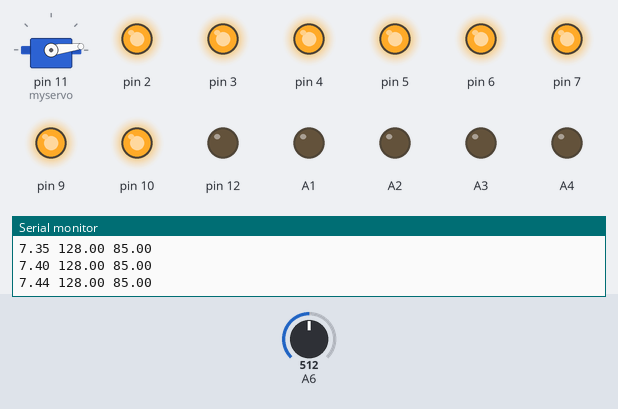
This sketch was run on a simulated Arduino Nano, built with avr-gcc and run on an emulated ATmega328P. Parts: servo, output pins drawn as LEDs (lit = HIGH), the last lines printed to the serial monitor. The inputs (shaded band) are chosen by the test bench; at power-on: A6 = 512.

Above: at 1.2 s.
1.3 s: A6 set to 306
At 4.2 s:
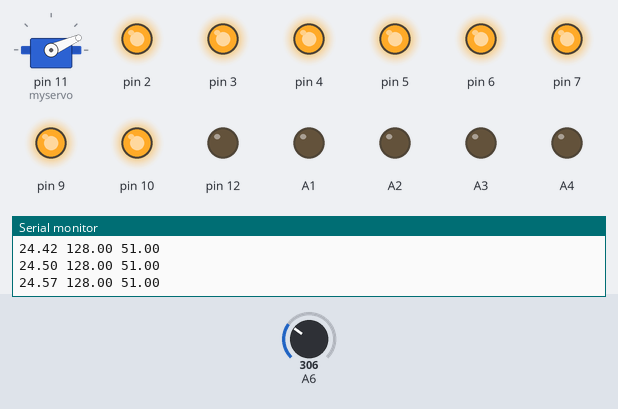
4.3 s: A6 set to 0
At 5.77 s:
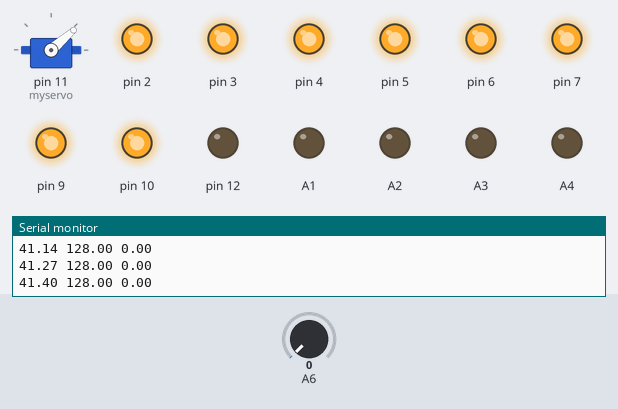
7.3 s: A6 set to 1023
10.3 s: A6 set to 122
At 13.03 s:
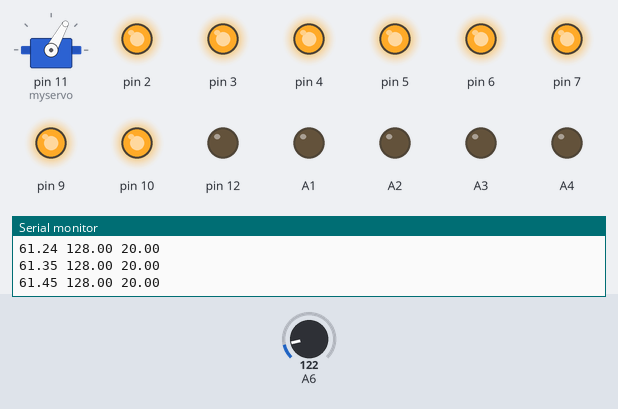
Timing chart, 0 to 26.7 s (numbered marks = the images above; inputs shaded):
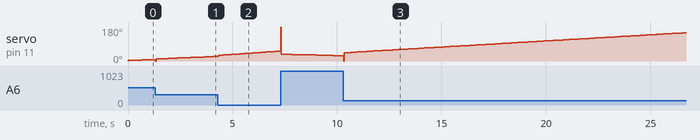

The sketch:

test_stend.ino
```cpp
#include <Servo.h>

Servo myservo;

void setup()
{
  pinMode(2, OUTPUT);
  pinMode(3, OUTPUT);
  pinMode(4, OUTPUT);
  pinMode(5, OUTPUT);
  pinMode(6, OUTPUT);
  pinMode(7, OUTPUT);
  pinMode(9, OUTPUT);
  pinMode(10, OUTPUT);
  pinMode(11, OUTPUT);
  pinMode(12, OUTPUT);

  pinMode(A4, OUTPUT);
  pinMode(A3, OUTPUT);
  pinMode(A2, OUTPUT);
  pinMode(A1, OUTPUT);
  pinMode(A6, INPUT);
  pinMode(A0, INPUT_PULLUP);

  digitalWrite(2, 1);

  digitalWrite(3, 1);
  digitalWrite(4, 1);
  digitalWrite(5, 1);
  digitalWrite(6, 1);
  digitalWrite(7, 1);

  digitalWrite(9, 1);
  digitalWrite(10, 1);
  digitalWrite(12, 0);

  digitalWrite(A4, 0);
  digitalWrite(A3, 0);
  digitalWrite(A2, 0);
  digitalWrite(A1, 0);

  Serial.begin(115200);
  printHead();
  myservo.attach(11);

  myservo.write(0);

}

float Pe = 0;
float Ie = 0;
float De = 0;
float e0 = 0;

float k1 =  0.1;
float k2 =  0.001;
float k3 = -1;

float val0 = 128;
float val1 = 0;
float val = 0;

void printHead()
{
  Serial.print("val");
  Serial.print(" ");
  Serial.print("val0");
  Serial.print(" ");
  Serial.print("val1");
  Serial.print(" ");
//  Serial.print("Pe");
//  Serial.print(" ");
//  Serial.print("Ie");
//  Serial.print(" ");
//  Serial.print("De");
  Serial.print("\n");
}

void printAll()
{
  Serial.print(val);
  Serial.print(" ");
  Serial.print(val0);
  Serial.print(" ");
  Serial.print(val1);
  Serial.print(" ");
//  Serial.print(Pe);
//  Serial.print(" ");
//  Serial.print(Ie);
//  Serial.print(" ");
//  Serial.print(De);
  Serial.print("\n");
}

void loop()
{
  val1 = analogRead(A6) / 6;
  Pe =  val0 - val1;
  Ie += Pe;
  De = Pe - e0; e0 = Pe;
  val = k1 * Pe + k2 * Ie + k3 * De;
  myservo.write(val);
  printAll();
  delay(15);
}
```
